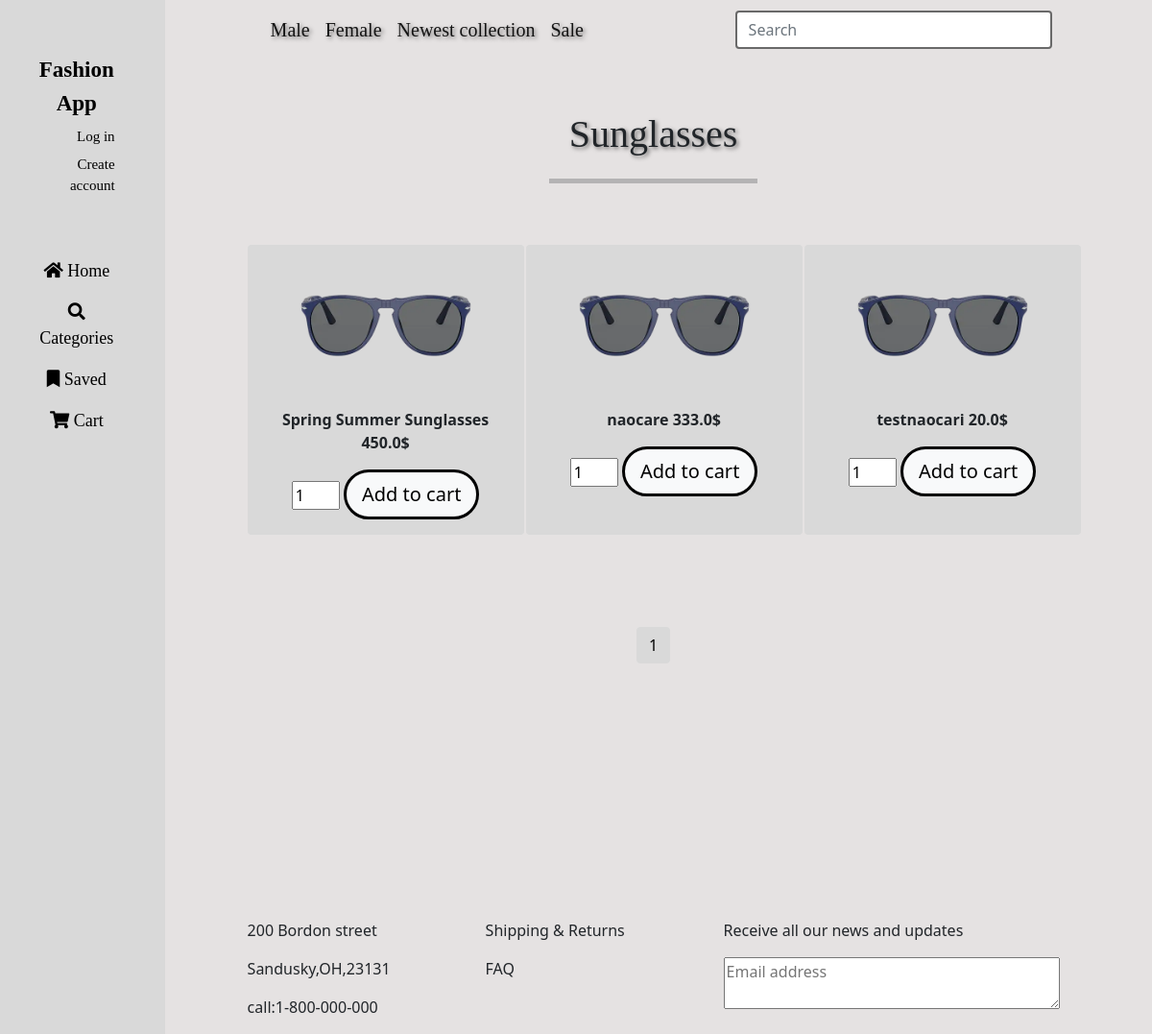
The page /Sunglasses/ on the database its author committed.
### Fashionapp/models.py (models this page shows, shortened)
class Product(models.Model):
    name = models.CharField(max_length=30)
    category = models.ForeignKey(Category, on_delete=models.CASCADE)
    price = models.FloatField()
    quantity = models.IntegerField()
    image = models.ImageField(upload_to=None, blank=True, null=True)
    created_at = models.DateField(auto_now_add=True)
    updated_at = models.DateField(auto_now=True)
    created_by = models.ForeignKey(User, on_delete=models.CASCADE)

### Fashionapp/views.py (the view, shortened to what this page needs)
# urls.py: path('Sunglasses/', sunglasses, name="sunglasses"),
def sunglasses(request):
    try:
        category = Category.objects.get(name="Sunglasses")  # Get the "Sunglasses" category
        products = Product.objects.filter(category=category)  # Filter products by category
    except Category.DoesNotExist:
        products = []  # Empty list if the category doesn't exist
    paginator = Paginator(products, 6)  # Limit 6 products per page
    page_number = request.GET.get('page')  # Get the current page number from the query parameters
    page_obj = paginator.get_page(page_number)  # Get the Page object for the current page
    context = {"products": page_obj}
    return render(request, 'sunglasses.html', context=context)

### Fashionapp/templates/sunglasses.html (shortened to what this page needs)
<!doctype html>
<html lang="en">
<head>
    <link href="https://cdn.jsdelivr.net/npm/bootstrap@5.0.2/dist/css/bootstrap.min.css" rel="stylesheet">
    <link rel="stylesheet" href="https://cdnjs.cloudflare.com/ajax/libs/font-awesome/5.15.3/css/all.min.css">
</head>
<body>
<section>
    <div class="row" style="background-color: #E5E2E2">
        <div class="col-3" id="meni" style="margin-right: 50px">
            <div class="container mt-5">
                <ul class="nav flex-column">
                    <li class="nav-item" style="text-align: center;">
                        <a class="nav-link" href="#"
                           style="font-family: 'IM FELL French Canon SC', serif; font-size: 23px;color: black"><b>Fashion
                            App</b></a>
                    </li>
                    {% if user.is_authenticated %}
                        <li class="nav-item" style="text-align: right">
        <span class="nav-link"
              style="font-family: 'IM FELL French Canon SC', serif; color: black; font-size: 15px; margin-top: -10px">
            Logged in as: {{ user.username }}
        </span>
                        </li>
                        <li class="nav-item" style="text-align: right">
                            <a class="nav-link" href="{% url 'logout' %}"
                               style="font-family: 'IM FELL French Canon SC', serif; color: black; font-size: 15px; margin-top: -10px">Log
                                out</a>
                        </li>
                    {% else %}
                        <li class="nav-item" style="text-align: right">
                            <a class="nav-link" href="{% url 'login' %}"
                               style="font-family: 'IM FELL French Canon SC', serif; color: black ; font-size: 15px;margin-top: -10px">Log
                                in</a>
                        </li>
                        <li class="nav-item" style="text-align: right;">
                            <a class="nav-link" href="{% url 'signup' %}"
                               style="font-family: 'IM FELL French Canon SC', serif; color: black; font-size: 15px;margin-top: -10px">Create
                                account</a>
                        </li>
                    {% endif %}
                </ul>
            </div>
            <div class="container mt-5">
                <ul class="nav flex-column">
                    <li class="nav-item" style="text-align: center;">
                        <a class="nav-link" href="{% url 'home' %}"
                           style="font-family: 'IM FELL French Canon SC', serif; color: black; font-size: 18px;"><i
                                class="fas fa-home"></i> Home</a>
                    </li>
                    <li class="nav-item" style="text-align: center;">
                        <a class="nav-link" href="{% url 'categories' %}"
                           style="font-family: 'IM FELL French Canon SC', serif; color: black; font-size: 18px;"><i
                                class="fas fa-search"></i> Categories</a>
                    </li>
                    <li class="nav-item" style="text-align: center;">
                        <a class="nav-link" href="#"
                           style="font-family: 'IM FELL French Canon SC', serif; color: black; font-size: 18px;"><i
                                class="fas fa-bookmark"></i> Saved</a>
                    </li>
                    <li class="nav-item" style="text-align: center;">
                        <a class="nav-link" href="{% url 'cart' %}"
                           style="font-family: 'IM FELL French Canon SC', serif; color: black; font-size: 18px;"><i
                                class="fas fa-shopping-cart"></i> Cart</a>
                    </li>
                </ul>
            </div>
        </div>
        <div class="col-9">
            <div>
                <nav class="navbar navbar-expand-lg navbar-light">
                    <div class="container">
                        <div class="collapse navbar-collapse" id="navbarSupportedContent">
                            <ul class="navbar-nav me-auto mb-2 mb-lg-0">
                                <li class="nav-item">
                                    <a class="nav-link active" aria-current="page" href="#">Male</a>
                                </li>
                                <li class="nav-item">
                                    <a class="nav-link active" aria-current="page" href="#">Female</a>
                                </li>
                                <li class="nav-item">
                                    <a class="nav-link active" aria-current="page" href="#">Newest collection</a>
                                </li>
                                <li class="nav-item">
                                    <a class="nav-link active" aria-current="page" href="#">Sale</a>
                                </li>
                            </ul>
                            <form class="d-flex" action="{% url 'sunglasses' %}" method="GET">
                                <input class="form-control me-2" type="search" name="query" placeholder="Search"
                                       aria-label="Search"
                                       style="width: 330px; border: 2px solid dimgrey">
                            </form>
                        </div>
                    </div>
                </nav>
            </div>
            <div class="container mt-5">
                <div class="row" style="text-align: center; justify-content: center">
                    <p id="gd">Sunglasses</p>
                    <hr class="w-25" style="height: 5px">
                </div>
            </div>
            <div class="container mt-5">
                <div class="row" id="srede">
                    {% for prod in products %}
                        <div class="col-4 pb-5">
                            <div class="card h-100 d-flex flex-column"
                                 style="width: 18rem; border: 0px; background-color: #D9D9D9">
                                <img src="{{ MEDIA_URL }}{{ prod.image.url }}" class="card-img-top"
                                     style="border-radius: 30px; padding: 10px" alt="...">
                                <div class="card-body flex-grow-1" style="text-align: center">
                                    <b>{{ prod.name }} {{ prod.price }}$</b>
                                    <form method="POST" action="{% url 'sunglasses' %}">
                                        <input type="number" name="quantity" value="1" min="1" style="width: 50px">
                                        <button type="submit" name="add_to_cart" class="btn-lg btn-light mt-3"
                                                style="border-radius: 50px; border: 3px solid black">Add to cart
                                        </button>
                                    </form>
                                </div>
                            </div>
                        </div>
                    {% endfor %}
                </div>
            </div>
            <section>
                <div class="row mt-5">
                    <div class="col">
                        <nav aria-label="Page navigation">
                            <ul class="pagination justify-content-center">
                                {% for i in products.paginator.page_range %}
                                    {% if products.number == i %}
                                        <li class="page-item active" aria-current="page">
                                            <span class="page-link custom-page-link-active">{{ i }}</span>
                                        </li>
                                    {% else %}
                                        <li class="page-item">
                                            <a class="page-link" href="?page={{ i }}">{{ i }}</a>
                                        </li>
                                    {% endif %}
                                {% endfor %}
                            </ul>
                        </nav>
                    </div>
                </div>
            </section>
            <div class="footer" style="margin-top: 200px">
                <div class="container">
                    <div class="row">
                        <div class="col">
                            <p>200 Bordon street</p>
                            <p>Sandusky,OH,23131</p>
                            <p>call:1-800-000-000</p>
                        </div>
                        <div class="col">
                            <p>Shipping & Returns</p>
                            <p>FAQ</p>
                        </div>
                        <div class="col">
                            <p>Receive all our news and updates</p>
                            <textarea placeholder="Email address" style="width: 350px"></textarea>
                        </div>
                    </div>
                </div>
            </div>
        </div>
    </div>
</section>
</body>
</html>

### Fashionapp/templates/sunglasses.html (style rules this page uses)
html, body { height: 100%; margin: 0; padding: 0; overflow-x: hidden; }
.row { flex-grow: 1; }
#meni { background: #D9D9D9; width: 15%; }
.navbar-nav .nav-link { font-family: "Inria Serif", serif; font-size: 20px; text-shadow: 2px 2px 4px rgba(0, 0, 0, 0.5); }
#gd { font-family: "Inria Serif", serif; font-size: 40px; text-shadow: 2px 2px 4px rgba(0, 0, 0, 0.5); }
.footer { background-color: #E5E2E2; padding-top: 50px; text-align: left; }
.page-link { color: black; }
.pagination .page-item.active .page-link { background-color: #D9D9D9; border-color: #D9D9D9; color: #000000; }

### rows shown on the page
Product: image (picture), name "Spring Summer Sunglasses", price "450.0"
Product: image (picture), name "naocare", price "333.0"
Product: image (picture), name "testnaocari", price "20.0"

### other values the page prints
{{ i }} "1"
